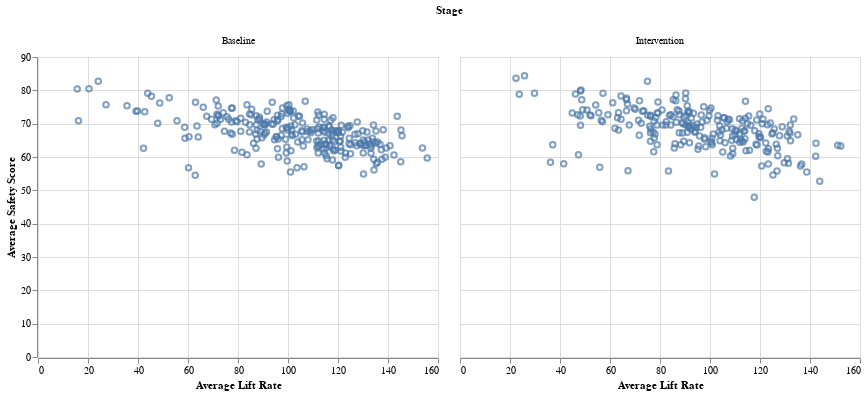

The notebook cell this image was saved under:
### Code cell
alt.Chart(melted_df).mark_point().encode(
    x='Average Lift Rate',
    y='Average Safety Score',
    column='Stage'
)

### Figure 1 — Vega-Lite specification as saved in the notebook (floating-point values rounded to 4 significant figures; data arrays with more than 128 entries replaced by an {"elided": "..."} marker saying what was removed)
{"config": {"view": {"continuousWidth": 400, "continuousHeight": 300}}, "data": {"name": "data-38179dd71d2d9463967753eecec6e91a"}, "mark": "point", "encoding": {"column": {"field": "Stage", "type": "nominal"}, "x": {"field": "Average Lift Rate", "type": "quantitative"}, "y": {"field": "Average Safety Score", "type": "quantitative"}}, "$schema": "https://vega.github.io/schema/vega-lite/v4.17.0.json", "datasets": {"data-38179dd71d2d9463967753eecec6e91a": {"elided": "534 records"}}}
